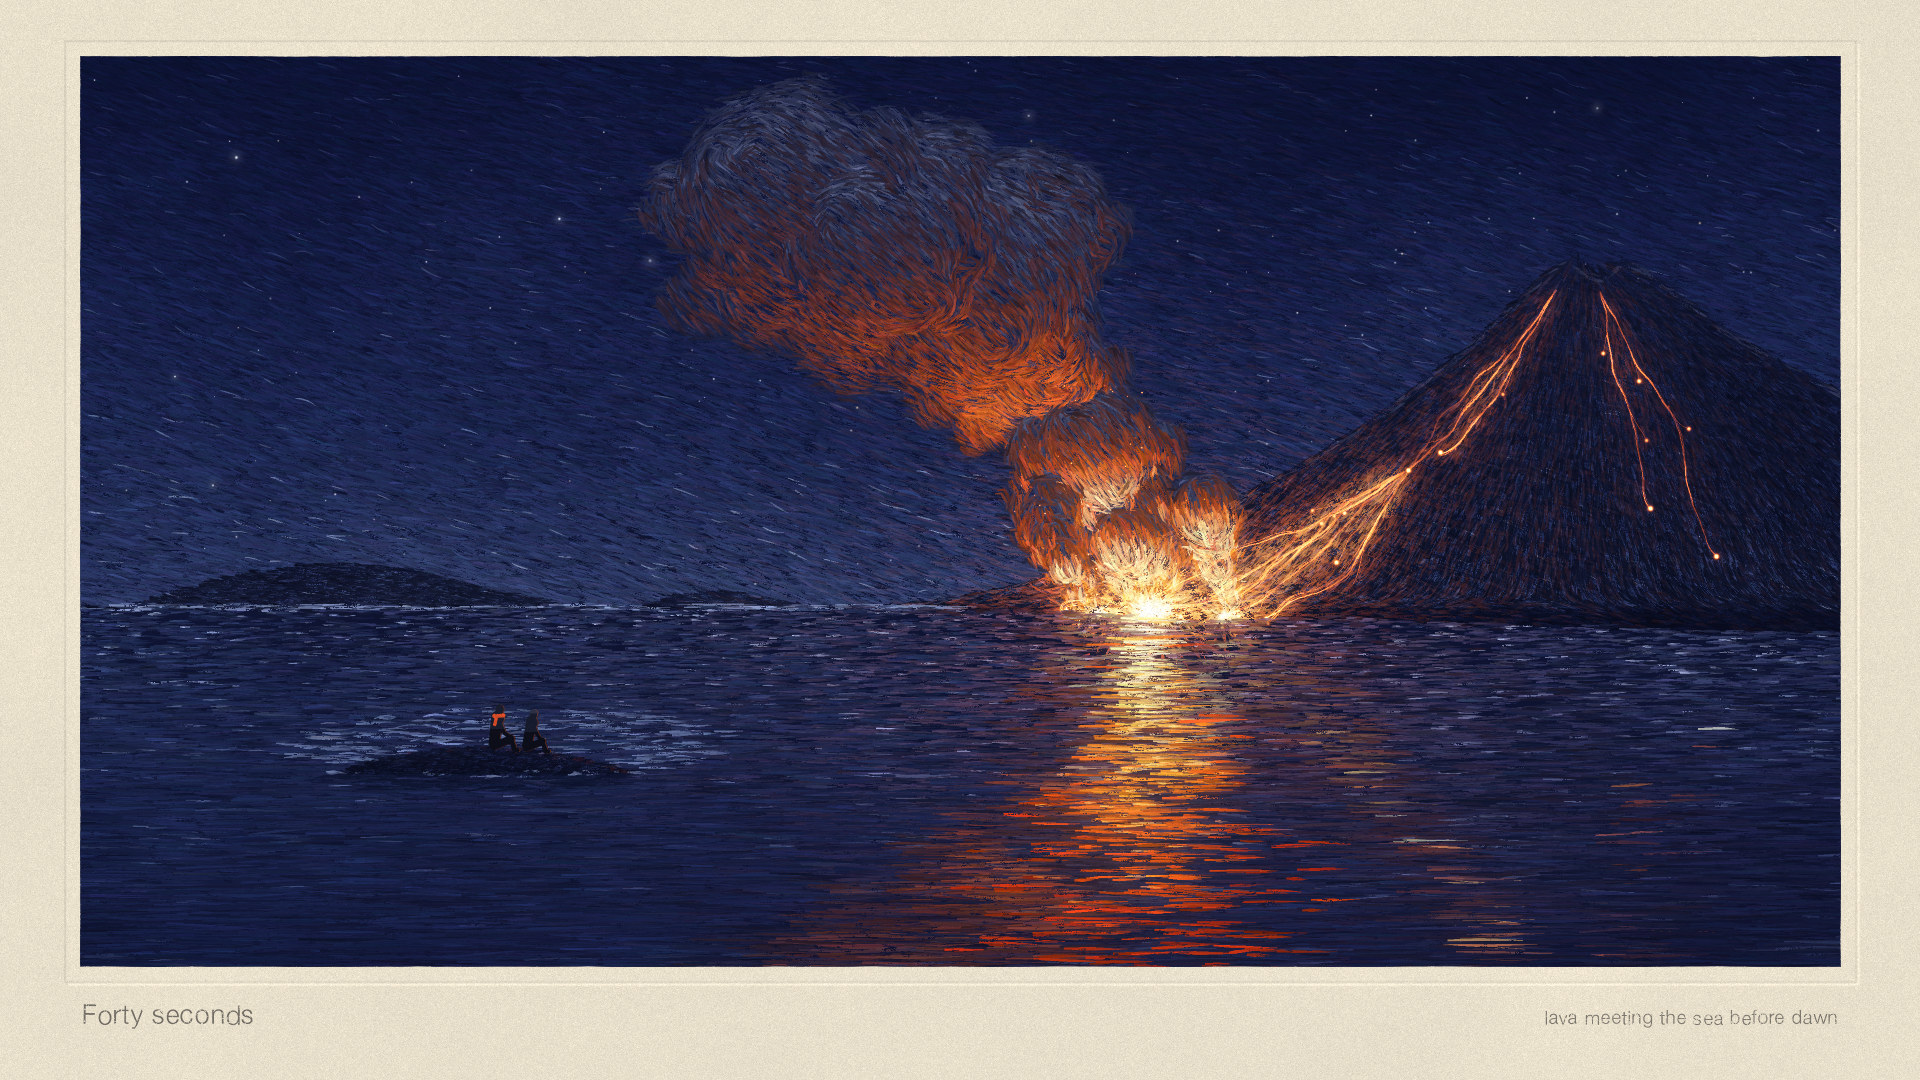

Write Python code to recreate this figure.
"""Example (hatched nocturne): 熔岩入海 · Lava Meets the Sea -- a small night print laid entirely in short strokes.

Before dawn on a volcanic coast. Lava trickles down the dark flank of a volcano in glowing threads that braid and
fan out toward the shore; where they reach the sea, the water flashes to steam: a column of billows rises and leans
away on the wind, lit from below -- yellow-white at the waterline, orange and red above, warm grey further up,
cold slate at the top. Sparks fly; a few lava fronts stopped on the slope still glow as beads. The sea carries a
broken warm column back toward us. Far off, a low island; on a small reef in the middle of the water two people
sit side by side watching it, one in a red scarf. Indigo sky with stars, streaming diagonally with the wind.

Every area is built from short directional strokes (sky diagonal, steam round its billows, slopes down the fall
lines, sea in long horizontals), each a little different in hue and value, with hairline gaps of the dark ground;
the one warm light is added on top as light strokes. Mounted as a small print: cream margins, plate mark, a pencilled
title and note in a thin plain face.

Painted in this order: paper and dark ground -> sky -> far island and volcano -> steam -> the light (glow strokes and
the hot source) -> lava threads, sparks -> sea -> reflection -> reef and figures -> mount and captions.
--stages writes those steps as snapshots for the draw-on. No image model.
python3 nocturne_lava_sea.py [out.jpg] [--stages DIR]
"""
import os, sys, time
sys.path.insert(0, os.path.join(os.path.dirname(os.path.abspath(__file__)), '..', 'lib'))
import numpy as np
from nocturne import Nocturne
from core import blur, spline, smoothstep, fbm1d, noise2d, blob_pts

W, H = 1920, 1080
BOX = (80, 56, 1840, 966)
HZ = 604                                   # the open-sea horizon
EX, EY = 1150, 614                         # where the lava meets the sea: the one warm light
RIDGE = [(880, 606), (960, 596), (1040, 578), (1120, 551), (1200, 516), (1280, 474), (1360, 426), (1430, 375),
         (1490, 325), (1530, 287), (1552, 266), (1572, 262), (1588, 272), (1604, 274), (1620, 263), (1640, 266),
         (1672, 290), (1720, 324), (1780, 360), (1860, 400)]
ISLE = [(130, 608), (180, 590), (240, 574), (300, 566), (350, 563), (410, 570), (470, 584), (530, 597), (590, 608)]
ISLE2 = [(640, 608), (680, 596), (726, 591), (772, 598), (812, 608)]
REEF = (490, 772)                          # the reef with the two watchers (centre, waterline)


def waterline():
    """per-column waterline: the open horizon, then the volcano's coast coming a little nearer toward the right,
    with the lava delta bulging out where the threads reach the sea"""
    x = np.arange(W, dtype=np.float32)
    c = HZ + np.clip(x - 900, 0, None) * 0.031 + 1.5 * np.sin(x / 37.0) * (x > 900)
    c = c + 6 * np.exp(-((x - 1168) / 95.0) ** 2)
    return c.astype(np.float32)


class Scene:
    def __init__(self, n):
        self.n = n
        self.wl = waterline()
        X, Y = n.XX, n.YY
        self.sea = np.clip(Y - self.wl[None] + 0.5, 0, 1).astype(np.float32)
        self.sky = n.below(None, HZ + 3, invert=True)
        ridge = np.array(RIDGE, np.float32)
        self.land = n.below(ridge[:, 0], ridge[:, 1]) * (1 - np.clip(Y - self.wl[None] - 2.5, 0, 1))
        i1, i2 = np.array(ISLE, np.float32), np.array(ISLE2, np.float32)
        self.isle = np.maximum(n.below(i1[:, 0], i1[:, 1]) * ((X > 140) & (X < 580)), n.below(i2[:, 0], i2[:, 1]) * ((X > 630) & (X < 806)))
        self.isle = self.isle * (1 - np.clip(Y - HZ - 3, 0, 1))
        self.puffs()

    # ------------------------------------------------------------ the steam column as billows
    def puffs(self):
        n = self.n
        r = np.random.default_rng(41)
        axis = spline([(EX, EY + 2), (EX - 18, 548), (EX - 60, 466), (EX - 125, 384), (EX - 200, 304), (EX - 275, 240),
                       (EX - 335, 200)], 20)
        seg = np.linalg.norm(np.diff(axis, axis=0), axis=1); s = np.concatenate([[0], np.cumsum(seg)]); s /= s[-1]
        tang = np.arctan2(np.gradient(axis[:, 1]), np.gradient(axis[:, 0]))
        wind = np.deg2rad(16)
        P = []
        for t in np.sort(r.random(64)) ** 1.15:
            cx, cy = np.interp(t, s, axis[:, 0]), np.interp(t, s, axis[:, 1])
            rad = (16 + 112 * t ** 0.85) * r.uniform(0.72, 1.12)
            P.append((cx + r.uniform(-0.55, 0.55) * rad, cy + r.uniform(-0.25, 0.25) * rad, rad, t, np.interp(t, s, tang)))
        for _ in range(16):                                    # the head spreading downwind
            cx = r.uniform(650, 1060); cy = 226 + r.uniform(-28, 28) + (cx - 860) * 0.1
            P.append((cx, cy, r.uniform(48, 88), 1.0, wind))
        for bx in (1080, 1236):                                # two smaller jets that join the column
            for k in range(7):
                t = k / 7
                P.append((bx - 30 * t - 8 * t * t + r.normal(0, 5), EY - 4 - 115 * t, 9 + 34 * t, 0.12 * t, -np.pi / 2 - 0.3))
        r.shuffle(P)
        P.sort(key=lambda p: p[3] < 0.15)                      # the low, hot billows in front
        H_, W_ = n.H, n.W
        D = np.zeros((H_, W_), np.float32); U = np.zeros((H_, W_), np.float32); RR = np.zeros((H_, W_), np.float32)
        A = np.zeros((H_, W_), np.float32); AX = np.zeros((H_, W_), np.float32); TT = np.zeros((H_, W_), np.float32)
        for i, (cx, cy, rad, t, ax) in enumerate(P):
            x0, x1 = int(max(0, cx - rad * 1.3)), int(min(W_, cx + rad * 1.3))
            y0, y1 = int(max(0, cy - rad * 1.3)), int(min(H_, cy + rad * 1.3))
            if x1 <= x0 or y1 <= y0: continue
            yy, xx = np.mgrid[y0:y1, x0:x1].astype(np.float32)
            th = np.arctan2(yy - cy, xx - cx)
            wob = 1 + 0.14 * np.sin(5 * th + i) + 0.08 * np.sin(9 * th + 2 * i)
            d = np.sqrt((xx - cx) ** 2 + (yy - cy) ** 2) / (rad * wob)
            dome = np.sqrt(np.clip(1 - d * d, 0, 1))
            on = dome > 0.02
            sl = (slice(y0, y1), slice(x0, x1))
            D[sl] = np.maximum(D[sl], dome)
            U[sl] = np.where(on, np.clip(0.5 + 0.6 * (yy - cy) / rad, 0, 1), U[sl])
            A[sl] = np.where(on, th + np.pi / 2, A[sl])
            AX[sl] = np.where(on, ax, AX[sl])
            RR[sl] = np.where(on, d, RR[sl])
            TT[sl] = np.where(on, t, TT[sl])
        self.D = np.clip(blur(D, 2.0) * 1.25, 0, 1)
        self.U, self.TT = U, TT
        # inside a billow the strokes stream with the rising column (with the wind in the head); only near its rim
        # do they curl round it -- curling everywhere makes whirlpools
        curl = smoothstep(0.55, 0.97, RR) * 0.75 + (1 - smoothstep(0.1, 0.35, TT)) * smoothstep(0.3, 0.8, RR) * 0.25
        self.steam_field = n.blend(AX, A, np.clip(curl, 0, 0.9))

    # ------------------------------------------------------------ 1 sky
    def sky_phase(self):
        n = self.n
        sky = self.sky
        self.sky_field = f = n.blend(n.flow(15, 8, 320, seed=1), self.steam_field, smoothstep(0.0, 0.5, blur(self.D, 18)) * 0.6)
        v = n.value(0.04, 0.6, 56, HZ, 0.08, 240, seed=2)
        n.hatch(sky, f, ('sky', np.clip(v - 0.12, 0, 1)), (22, 44), (2.4, 3.4), 1.5, value=0.1, hue=0.05, pressure=0.97, dry=0.25, seed=3)
        n.hatch(sky, f, ('sky', v), (18, 38), (1.8, 2.8), 1.7, value=0.11, hue=0.06, pressure=0.95, dry=0.35, seed=4)
        streaks = np.clip(n.value(0, 0, 0, H, 0.5, 90, seed=5) - 0.5, 0, 1) * 3.0 * sky
        n.hatch(streaks, f, ('sky', np.clip(v + 0.3, 0, 1)), (18, 42), (1.1, 1.7), 0.16, value=0.14, hue=0.05,
                pressure=0.93, dry=0.6, alpha=0.7, seed=6)
        n.hatch(sky * 0.5, f, ('sky', np.clip(v + 0.45, 0, 1)), (12, 26), (1.0, 1.4), 0.015, value=0.1, pressure=0.92,
                dry=0.65, alpha=0.65, seed=7)
        clear = sky * np.clip(1 - self.D * 3, 0, 1)
        n.stars(clear, 190, (0.55, 1.3), bright=0.07, seed=8)

    # ------------------------------------------------------------ 2 far island and the volcano
    def land_phase(self):
        n = self.n
        n.silhouette(self.isle, 'land', n.flow(4, 6, 120, seed=11), val=n.value(0.3, 0.42, 560, 610, 0.08, 60, seed=12),
                     density=2.4, length=(10, 22), width=(1.8, 2.8), seed=13)
        self.land_field = lf = n.blend(n.radial(1580, 250, turb=8, seed=14), n.flow(8, 4, 200, seed=15),
                                       np.clip((n.YY - 560) / 60, 0, 1) * 0.8)
        v = n.value(0.42, 0.18, 260, 640, 0.1, 80, seed=16)
        n.silhouette(self.land, 'land', lf, val=v, density=2.6, length=(12, 30), width=(2.0, 3.2), seed=17)
        # the ridge catches a little sky: a few lighter strokes along the skyline
        ridge = np.array(RIDGE, np.float32)
        edge = np.clip(self.land - n.below(ridge[:, 0], ridge[:, 1] + 7), 0, 1)
        n.hatch(edge, n.contour(self.land, 3), '#2a3150', (10, 22), (1.4, 2.2), 0.5, value=0.12, pressure=0.85, dry=0.5, seed=18)

    # ------------------------------------------------------------ 3 steam, unlit (cold slate, a little starlight on the tops)
    def steam_phase(self):
        n = self.n
        D, U = self.D, self.U
        top = 1 - U
        v = np.clip(0.1 + 0.32 * top * D + 0.1 * (noise2d(H, W, 60, 3, 21) - 0.5), 0, 1)
        n.hatch(D ** 0.8, self.steam_field, ('steam', v), (14, 30), (2.0, 3.2), 2.2, jitter=0.08, bend=0.08, value=0.1,
                hue=0.04, pressure=0.96, dry=0.3, seed=22)
        n.hatch(D * top, self.steam_field, ('steam', np.clip(v + 0.18, 0, 1)), (10, 24), (1.6, 2.4), 0.45, jitter=0.1,
                bend=0.1, value=0.12, pressure=0.92, dry=0.5, alpha=0.9, seed=23)
        n.hatch(np.clip(D * 2.5, 0, 1) * (D < 0.4), self.steam_field, ('steam', v * 0.8), (16, 34), (1.4, 2.2), 0.6,
                jitter=0.2, value=0.1, pressure=0.85, dry=0.6, alpha=0.75, seed=24)

    # ------------------------------------------------------------ 4 the light: glow strokes and the hot source
    def lights(self):
        n = self.n
        n.light(EX, EY - 6, 210, 'ember', 1.25, squash=0.85)
        n.light(EX - 40, EY - 120, 600, '#c2320e', 0.2)
        self.lava = self.lava_paths()
        E = n._emission(self.lava)
        n.light_from(E, 22, 'ember', 0.45)

    def glow_phase(self):
        n = self.n
        D, U = self.D, self.U
        rec = D * (0.18 + 0.82 * U ** 1.3)
        n.glow(rec, self.steam_field, (12, 26), (1.8, 3.0), 1.8, power=1.65, reach=2.2, blend='paint', ambient='#1c2038',
               whiten=0.6, alpha=0.93, jitter=0.08, pressure=0.97, dry=0.3, seed=31)
        n.glow(rec * U, self.steam_field, (8, 18), (1.6, 2.6), 0.8, power=0.8, reach=2.4, jitter=0.1, seed=32)
        n.glow(self.sky * (1 - D) * 0.3, self.sky_field, (16, 34), (1.6, 2.6), 0.9, power=0.6, reach=1.4, seed=33)
        n.glow(self.land * 0.45, self.land_field, (10, 24), (1.6, 2.6), 1.0, power=0.75, reach=1.6, seed=34)
        n.source(EX, EY - 3, 40, power=0.9, seed=35)
        n.source(EX - 52, EY - 3, 18, power=0.7, core=0.6, seed=36)
        n.source(EX + 74, EY + 1, 20, power=0.75, core=0.6, seed=37)

    # ------------------------------------------------------------ 5 lava threads, sparks
    def lava_paths(self):
        n = self.n
        top = (1580, 250)
        vent = (1408, 470)
        P = n.threads((1556, 290), [vent, (1440, 452)], wander=1.0, strands=2, spread=3, branches=2, branch_len=(20, 50),
                      width=(1.6, 1.4), fall=top, heat=(0.3, 0.65), seed=51)
        ends = [(1066, 610), (1104, 612), (1142, 614), (1180, 616), (1222, 617), (1266, 618)]
        P += n.threads(vent, ends, wander=1.0, strands=4, spread=5.0, branches=14, branch_len=(24, 80), width=(1.6, 1.2),
                       fall=top, heat=(0.35, 0.75), seed=52)
        P += n.threads((1600, 292), [(1650, 508), (1716, 556)], wander=1.0, strands=2, spread=3, branches=4,
                       branch_len=(16, 44), width=(1.4, 1.0), fall=top, heat=(0.3, 0.6), seed=53)
        P += n.threads((1505, 352), [(1336, 562)], wander=1.2, strands=2, spread=3, branches=3, width=(1.3, 1.0), fall=top,
                       heat=(0.25, 0.55), seed=54)
        mask = np.clip(blur(self.land, 1.0) * 1.4, 0, 1)
        for p in P:                                            # lava stays on the slope
            inside = mask[np.clip(p['pts'][:, 1].astype(int), 0, H - 1), np.clip(p['pts'][:, 0].astype(int), 0, W - 1)]
            p['i'] = (p['i'] * smoothstep(0.3, 0.9, inside)).astype(np.float32)
        return P

    def threads_phase(self):
        n = self.n
        n.filaments(self.lava, gain=1.05, halo=1.0, light=0.55, receptivity=self.land, field=self.land_field, beads=0.5, seed=61)
        n.sparks(EX, EY - 8, 46, spread=0.55, speed=(30, 120), streak=(5, 16), seed=62)
        n.sparks(EX - 60, EY - 6, 14, spread=0.5, speed=(20, 70), seed=63)
        n.embers(n.ellipse(EX - 30, EY - 120, 110, 130) * self.D, 50, seed=64)

    # ------------------------------------------------------------ 6 sea
    def sea_phase(self):
        n = self.n
        self.src = n.C.copy()
        sea = self.sea
        f = n.flow(0, 1.5, 300, seed=71)
        dep = lambda x, y: np.clip(y - HZ, 0, None)
        L = lambda x, y: 18 + 0.24 * dep(x, y)
        Wd = lambda x, y: 1.9 + 0.0045 * dep(x, y)
        v = n.value(0.62, 0.16, HZ, 966, 0.1, 160, seed=72)
        n.hatch(sea, f, ('sea', np.clip(v - 0.14, 0, 1)), L, Wd, 1.7, jitter=0.03, bend=0.01, value=0.1, hue=0.04,
                pressure=0.975, dry=0.3, lit=0.18, seed=73)
        n.hatch(sea, f, ('sea', v), lambda x, y: 0.85 * L(x, y), lambda x, y: 0.85 * Wd(x, y), 1.4, jitter=0.03,
                bend=0.01, value=0.12, hue=0.05, pressure=0.96, dry=0.4, lit=0.3, seed=74)
        waves = smoothstep(0.55, 0.75, noise2d(H, W, 22, 3, 75) * 0.6 + 0.4 * np.sin(n.YY / (3 + 0.03 * np.clip(n.YY - HZ, 0, None))) * 0.5 + 0.2)
        near_h = np.exp(-np.clip(n.YY - HZ, 0, None) / 90)
        glint = sea * np.clip(waves * 0.35 * (1 - 0.6 * np.clip((n.YY - HZ) / 360, 0, 1)) + near_h * 0.4, 0, 1)
        n.hatch(glint, f, ('sea', np.clip(v + 0.4, 0, 1)), lambda x, y: 0.5 * L(x, y), lambda x, y: 0.6 * Wd(x, y), 0.24,
                jitter=0.03, bend=0.01, value=0.14, pressure=0.88, dry=0.55, alpha=0.85, lit=0.2, seed=76)
        band = sea * (n.YY < HZ + 6) * (n.XX < 960)
        n.hatch(band, 0.0, '#8597c4', (30, 80), (1.6, 2.4), 0.8, jitter=0.01, bend=0.0, value=0.12, pressure=0.85, dry=0.5,
                alpha=0.8, seed=77)

    # ------------------------------------------------------------ 7 reflection
    def reflection_phase(self):
        n = self.n
        n.reflect(self.wl, self.sea, self.src, stretch=1.3, ripple=5, darken=0.85, mixw=0.25, thr=0.1,
                  length=lambda x, y: 16 + 0.2 * np.clip(y - HZ, 0, None), width=(2.0, 3.2), density=1.4, seed=81)
        n.glitter(EX, self.wl[EX] + 1, 966, w0=14, w1=150, power=1.0, density=1.5, seed=82)

    # ------------------------------------------------------------ 8 reef and the two watchers
    def figures_phase(self):
        n = self.n
        cx, wy = REEF
        pts = [(cx - 150, wy + 2), (cx - 128, wy - 8), (cx - 92, wy - 16), (cx - 52, wy - 22), (cx - 14, wy - 25), (cx + 30, wy - 24),
               (cx + 66, wy - 18), (cx + 98, wy - 12), (cx + 124, wy - 6), (cx + 146, wy + 2)]
        reef = n.poly(pts, smooth=True)
        reef = reef * (n.YY < wy + 2)
        behind = n.ellipse(cx + 20, wy - 30, 230, 34) * self.sea * (1 - reef)        # a few glints to silhouette them
        n.hatch(behind * 0.7, 0.0, '#6c7eac', (14, 40), (1.4, 2.2), 0.4, jitter=0.02, value=0.12, pressure=0.92, dry=0.5,
                alpha=0.75, seed=90)
        n.silhouette(reef, 'land', n.flow(-6, 10, 60, seed=91), val=n.value(0.32, 0.12, wy - 26, wy, 0.1, 30, seed=92),
                     density=2.6, length=(6, 16), width=(1.6, 2.6), rim=0.14, rim_from=(EX, EY - 40), seed=93)
        under = n.poly([(cx - 156, wy + 1), (cx + 152, wy + 1), (cx + 120, wy + 16), (cx - 120, wy + 16)]) * self.sea
        n.hatch(under, 0.0, '#0a1129', (20, 60), (1.8, 2.6), 1.4, jitter=0.02, value=0.1, pressure=0.9, alpha=0.8, seed=94)
        surf = n.poly([(cx - 160, wy - 1), (cx + 160, wy - 1), (cx + 160, wy + 3), (cx - 160, wy + 3)]) * (1 - reef * 0.7)
        n.hatch(surf * 0.5, 0.0, '#7d8db8', (6, 18), (1.2, 1.8), 0.5, value=0.1, pressure=0.88, dry=0.5, alpha=0.7, seed=95)
        n.figure(cx + 4, wy - 23, 44, facing=1, accent='scarf', legs='knees', rim_from=(EX, EY), rim=0.45, seed=96)
        n.figure(cx + 37, wy - 22, 40, facing=1, accent=None, legs='knees', lean=0.18, rim_from=(EX, EY), rim=0.45,
                 hat=True, accent2='#2b2f45', seed=97)

    def finish(self):
        n = self.n
        n.mount(plate=16, depth=0.06)
        x0, y0, x1, y1 = BOX
        n.caption('Forty seconds', x0 + 2, y1 + 58, 27, anchor='ls', weight='light', seed=101)
        n.caption('lava meeting the sea before dawn', x1 - 2, y1 + 58, 19, anchor='rs', weight='light', alpha=0.75, seed=102)
        n.bloom(1.0); n.grain(1.0)


PHASES = (('sky', 'sky_phase'), ('land', 'land_phase'), ('steam', 'steam_phase'), ('glow', 'glow_phase'),
          ('threads', 'threads_phase'), ('sea', 'sea_phase'), ('reflection', 'reflection_phase'), ('figures', 'figures_phase'))


def main():
    out = sys.argv[1] if len(sys.argv) > 1 and not sys.argv[1].startswith('--') else 'nocturne_lava_sea.jpg'
    stages = sys.argv[sys.argv.index('--stages') + 1] if '--stages' in sys.argv else None
    T0 = time.time()
    tick = (lambda name: print(f'{name:10s} {time.time() - T0:5.1f}s')) if os.environ.get('NC_TIMING') else (lambda n: None)
    n = Nocturne(W, H, seed=12, keep_stages=bool(stages), stages_dir=stages)
    n.sheet(BOX)
    n.stage('sheet')
    sc = Scene(n)
    sc.lights()
    tick('setup')
    for name, ph in PHASES:
        getattr(sc, ph)()
        tick(name)
        n.stage(name)
    sc.finish()
    n.save(out, stages_dir=stages)
    tick('saved')
    print('saved', out, f'{time.time() - T0:.1f}s', n.n_strokes, 'strokes')


if __name__ == '__main__':
    main()
